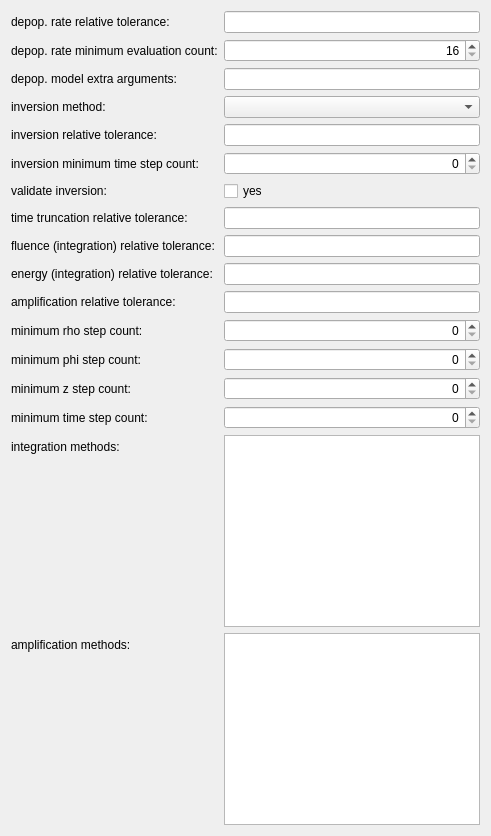
          <widget class="QWidget" name="scrollAreaWidgetContents_Numerics">
           <property name="geometry">
            <rect>
             <x>0</x>
             <y>0</y>
             <width>0</width>
             <height>0</height>
            </rect>
           </property>
           <layout class="QFormLayout" name="formLayout_7">
            <item row="0" column="0">
             <widget class="QLabel" name="label_depop_rate_rtol">
              <property name="text">
               <string>depop. rate relative tolerance:</string>
              </property>
             </widget>
            </item>
            <item row="0" column="1">
             <widget class="QLineEdit" name="lineEdit_depop_rate_rtol">
              <property name="alignment">
               <set>Qt::AlignRight|Qt::AlignTrailing|Qt::AlignVCenter</set>
              </property>
             </widget>
            </item>
            <item row="1" column="0">
             <widget class="QLabel" name="label_depop_rate_min_count">
              <property name="text">
               <string>depop. rate minimum evaluation count:</string>
              </property>
             </widget>
            </item>
            <item row="1" column="1">
             <widget class="QSpinBox" name="spinBox_depop_rate_min_count">
              <property name="alignment">
               <set>Qt::AlignRight|Qt::AlignTrailing|Qt::AlignVCenter</set>
              </property>
              <property name="minimum">
               <number>16</number>
              </property>
              <property name="maximum">
               <number>1073741824</number>
              </property>
             </widget>
            </item>
            <item row="2" column="0">
             <widget class="QLabel" name="label_depop_model_extra_args">
              <property name="text">
               <string>depop. model extra arguments:</string>
              </property>
             </widget>
            </item>
            <item row="2" column="1">
             <widget class="QLineEdit" name="lineEdit_depop_model_extra_args"/>
            </item>
            <item row="3" column="0">
             <widget class="QLabel" name="label_inverter_class">
              <property name="text">
               <string>inversion method:</string>
              </property>
             </widget>
            </item>
            <item row="3" column="1">
             <widget class="QComboBox" name="comboBox_inverter_class"/>
            </item>
            <item row="4" column="0">
             <widget class="QLabel" name="label_inversion_rtol">
              <property name="text">
               <string>inversion relative tolerance:</string>
              </property>
             </widget>
            </item>
            <item row="4" column="1">
             <widget class="QLineEdit" name="lineEdit_inversion_rtol">
              <property name="alignment">
               <set>Qt::AlignRight|Qt::AlignTrailing|Qt::AlignVCenter</set>
              </property>
             </widget>
            </item>
            <item row="5" column="0">
             <widget class="QLabel" name="label_inversion_min_count_t">
              <property name="text">
               <string>inversion minimum time step count:</string>
              </property>
             </widget>
            </item>
            <item row="5" column="1">
             <widget class="QSpinBox" name="spinBox_inversion_min_count_t">
              <property name="alignment">
               <set>Qt::AlignRight|Qt::AlignTrailing|Qt::AlignVCenter</set>
              </property>
              <property name="minimum">
               <number>0</number>
              </property>
              <property name="maximum">
               <number>1073741824</number>
              </property>
             </widget>
            </item>
            <item row="6" column="0">
             <widget class="QLabel" name="label_inversion_validate">
              <property name="text">
               <string>validate inversion:</string>
              </property>
             </widget>
            </item>
            <item row="6" column="1">
             <widget class="QCheckBox" name="checkBox_inversion_validate">
              <property name="text">
               <string>yes</string>
              </property>
             </widget>
            </item>
            <item row="7" column="0">
             <widget class="QLabel" name="label_time_trunc_rtol">
              <property name="text">
               <string>time truncation relative tolerance:</string>
              </property>
             </widget>
            </item>
            <item row="7" column="1">
             <widget class="QLineEdit" name="lineEdit_time_trunc_rtol">
              <property name="alignment">
               <set>Qt::AlignRight|Qt::AlignTrailing|Qt::AlignVCenter</set>
              </property>
             </widget>
            </item>
            <item row="8" column="0">
             <widget class="QLabel" name="label_fluence_rtol">
              <property name="text">
               <string>fluence (integration) relative tolerance:</string>
              </property>
             </widget>
            </item>
            <item row="8" column="1">
             <widget class="QLineEdit" name="lineEdit_fluence_rtol">
              <property name="alignment">
               <set>Qt::AlignRight|Qt::AlignTrailing|Qt::AlignVCenter</set>
              </property>
             </widget>
            </item>
            <item row="9" column="0">
             <widget class="QLabel" name="label_energy_rtol">
              <property name="text">
               <string>energy (integration) relative tolerance:</string>
              </property>
             </widget>
            </item>
            <item row="9" column="1">
             <widget class="QLineEdit" name="lineEdit_energy_rtol">
              <property name="alignment">
               <set>Qt::AlignRight|Qt::AlignTrailing|Qt::AlignVCenter</set>
              </property>
             </widget>
            </item>
            <item row="10" column="0">
             <widget class="QLabel" name="label_amp_rtol">
              <property name="text">
               <string>amplification relative tolerance:</string>
              </property>
             </widget>
            </item>
            <item row="10" column="1">
             <widget class="QLineEdit" name="lineEdit_amp_rtol">
              <property name="alignment">
               <set>Qt::AlignRight|Qt::AlignTrailing|Qt::AlignVCenter</set>
              </property>
             </widget>
            </item>
            <item row="11" column="0">
             <widget class="QLabel" name="label_min_count_rho">
              <property name="text">
               <string>minimum rho step count:</string>
              </property>
             </widget>
            </item>
            <item row="11" column="1">
             <widget class="QSpinBox" name="spinBox_min_count_rho">
              <property name="alignment">
               <set>Qt::AlignRight|Qt::AlignTrailing|Qt::AlignVCenter</set>
              </property>
              <property name="minimum">
               <number>0</number>
              </property>
              <property name="maximum">
               <number>1073741824</number>
              </property>
             </widget>
            </item>
            <item row="12" column="0">
             <widget class="QLabel" name="label_min_count_phi">
              <property name="text">
               <string>minimum phi step count:</string>
              </property>
             </widget>
            </item>
            <item row="12" column="1">
             <widget class="QSpinBox" name="spinBox_min_count_phi">
              <property name="alignment">
               <set>Qt::AlignRight|Qt::AlignTrailing|Qt::AlignVCenter</set>
              </property>
              <property name="minimum">
               <number>0</number>
              </property>
              <property name="maximum">
               <number>1073741824</number>
              </property>
             </widget>
            </item>
            <item row="13" column="0">
             <widget class="QLabel" name="label_min_count_z">
              <property name="text">
               <string>minimum z step count:</string>
              </property>
             </widget>
            </item>
            <item row="13" column="1">
             <widget class="QSpinBox" name="spinBox_min_count_z">
              <property name="alignment">
               <set>Qt::AlignRight|Qt::AlignTrailing|Qt::AlignVCenter</set>
              </property>
              <property name="minimum">
               <number>0</number>
              </property>
              <property name="maximum">
               <number>1073741824</number>
              </property>
             </widget>
            </item>
            <item row="14" column="0">
             <widget class="QLabel" name="label_min_count_t">
              <property name="text">
               <string>minimum time step count:</string>
              </property>
             </widget>
            </item>
            <item row="14" column="1">
             <widget class="QSpinBox" name="spinBox_min_count_t">
              <property name="alignment">
               <set>Qt::AlignRight|Qt::AlignTrailing|Qt::AlignVCenter</set>
              </property>
              <property name="minimum">
               <number>0</number>
              </property>
              <property name="maximum">
               <number>1073741824</number>
              </property>
             </widget>
            </item>
            <item row="15" column="0">
             <widget class="QLabel" name="label_integrator_classes">
              <property name="text">
               <string>integration methods:</string>
              </property>
             </widget>
            </item>
            <item row="15" column="1">
             <widget class="QListWidget" name="listWidget_integrator_classes">
              <property name="selectionMode">
               <enum>QAbstractItemView::MultiSelection</enum>
              </property>
             </widget>
            </item>
            <item row="16" column="0">
             <widget class="QLabel" name="label_amplifier_classes">
              <property name="text">
               <string>amplification methods:</string>
              </property>
             </widget>
            </item>
            <item row="16" column="1">
             <widget class="QListWidget" name="listWidget_amplifier_classes">
              <property name="selectionMode">
               <enum>QAbstractItemView::MultiSelection</enum>
              </property>
             </widget>
            </item>
           </layout>
          </widget>
